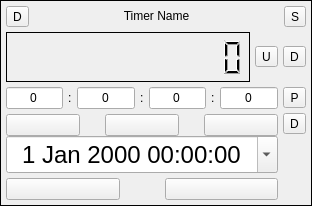
<?xml version="1.0" encoding="UTF-8"?>
<ui version="4.0">
 <class>AshmanixTimer</class>
 <widget class="QWidget" name="AshmanixTimer">
  <property name="geometry">
   <rect>
    <x>0</x>
    <y>0</y>
    <width>312</width>
    <height>206</height>
   </rect>
  </property>
  <property name="windowTitle">
   <string>Form</string>
  </property>
  <layout class="QVBoxLayout" name="verticalLayout_2" stretch="0">
   <property name="spacing">
    <number>0</number>
   </property>
   <property name="sizeConstraint">
    <enum>QLayout::SetDefaultConstraint</enum>
   </property>
   <property name="leftMargin">
    <number>0</number>
   </property>
   <property name="topMargin">
    <number>0</number>
   </property>
   <property name="rightMargin">
    <number>0</number>
   </property>
   <property name="bottomMargin">
    <number>0</number>
   </property>
   <item>
    <widget class="QWidget" name="mainTimerWidget" native="true">
     <layout class="QVBoxLayout" name="verticalLayout">
      <property name="leftMargin">
       <number>0</number>
      </property>
      <property name="topMargin">
       <number>0</number>
      </property>
      <property name="rightMargin">
       <number>0</number>
      </property>
      <property name="bottomMargin">
       <number>0</number>
      </property>
      <item>
       <widget class="QFrame" name="frame">
        <property name="frameShape">
         <enum>QFrame::Box</enum>
        </property>
        <property name="frameShadow">
         <enum>QFrame::Plain</enum>
        </property>
        <layout class="QVBoxLayout" name="verticalLayout_5" stretch="0,0,0">
         <property name="spacing">
          <number>5</number>
         </property>
         <property name="leftMargin">
          <number>5</number>
         </property>
         <property name="topMargin">
          <number>5</number>
         </property>
         <property name="rightMargin">
          <number>5</number>
         </property>
         <property name="bottomMargin">
          <number>5</number>
         </property>
         <item>
          <layout class="QHBoxLayout" name="timerTitleHLayout">
           <property name="topMargin">
            <number>0</number>
           </property>
           <item>
            <widget class="QToolButton" name="deleteToolButton">
             <property name="text">
              <string>D</string>
             </property>
            </widget>
           </item>
           <item>
            <widget class="QLabel" name="timerNameLabel">
             <property name="font">
              <font>
               <weight>50</weight>
               <bold>false</bold>
              </font>
             </property>
             <property name="text">
              <string>Timer Name</string>
             </property>
             <property name="alignment">
              <set>Qt::AlignCenter</set>
             </property>
             <property name="textInteractionFlags">
              <set>Qt::LinksAccessibleByMouse|Qt::TextSelectableByMouse</set>
             </property>
            </widget>
           </item>
           <item>
            <widget class="QToolButton" name="settingsToolButton">
             <property name="text">
              <string>S</string>
             </property>
            </widget>
           </item>
          </layout>
         </item>
         <item>
          <layout class="QHBoxLayout" name="horizontalLayout_2" stretch="1,0,0">
           <property name="topMargin">
            <number>0</number>
           </property>
           <item>
            <widget class="QLCDNumber" name="timeDisplay">
             <property name="sizePolicy">
              <sizepolicy hsizetype="Minimum" vsizetype="MinimumExpanding">
               <horstretch>0</horstretch>
               <verstretch>0</verstretch>
              </sizepolicy>
             </property>
             <property name="minimumSize">
              <size>
               <width>0</width>
               <height>30</height>
              </size>
             </property>
             <property name="maximumSize">
              <size>
               <width>16777215</width>
               <height>16777215</height>
              </size>
             </property>
             <property name="font">
              <font>
               <weight>50</weight>
               <bold>false</bold>
              </font>
             </property>
             <property name="autoFillBackground">
              <bool>true</bool>
             </property>
             <property name="frameShape">
              <enum>QFrame::Box</enum>
             </property>
             <property name="frameShadow">
              <enum>QFrame::Plain</enum>
             </property>
             <property name="smallDecimalPoint">
              <bool>false</bool>
             </property>
             <property name="digitCount">
              <number>12</number>
             </property>
             <property name="segmentStyle">
              <enum>QLCDNumber::Filled</enum>
             </property>
            </widget>
           </item>
           <item>
            <widget class="QToolButton" name="moveUpToolButton">
             <property name="text">
              <string>U</string>
             </property>
            </widget>
           </item>
           <item>
            <widget class="QToolButton" name="moveDownToolButton">
             <property name="text">
              <string>D</string>
             </property>
            </widget>
           </item>
          </layout>
         </item>
         <item>
          <widget class="QFrame" name="timerTypeFrame">
           <property name="sizePolicy">
            <sizepolicy hsizetype="Preferred" vsizetype="Maximum">
             <horstretch>0</horstretch>
             <verstretch>0</verstretch>
            </sizepolicy>
           </property>
           <property name="frameShape">
            <enum>QFrame::NoFrame</enum>
           </property>
           <layout class="QHBoxLayout" name="timeSetHLayout" stretch="0,0">
            <property name="spacing">
             <number>5</number>
            </property>
            <property name="leftMargin">
             <number>0</number>
            </property>
            <property name="topMargin">
             <number>0</number>
            </property>
            <property name="rightMargin">
             <number>0</number>
            </property>
            <property name="bottomMargin">
             <number>0</number>
            </property>
            <item>
             <widget class="QWidget" name="timerTypeWidget" native="true">
              <property name="sizePolicy">
               <sizepolicy hsizetype="Preferred" vsizetype="Preferred">
                <horstretch>0</horstretch>
                <verstretch>1</verstretch>
               </sizepolicy>
              </property>
              <layout class="QVBoxLayout" name="timeTypeHLayout" stretch="0,0">
               <property name="spacing">
                <number>0</number>
               </property>
               <property name="leftMargin">
                <number>0</number>
               </property>
               <property name="topMargin">
                <number>0</number>
               </property>
               <property name="rightMargin">
                <number>0</number>
               </property>
               <property name="bottomMargin">
                <number>0</number>
               </property>
               <item>
                <widget class="QWidget" name="periodWidget" native="true">
                 <property name="enabled">
                  <bool>true</bool>
                 </property>
                 <property name="sizePolicy">
                  <sizepolicy hsizetype="Preferred" vsizetype="Fixed">
                   <horstretch>0</horstretch>
                   <verstretch>0</verstretch>
                  </sizepolicy>
                 </property>
                 <layout class="QVBoxLayout" name="periodVL">
                  <property name="spacing">
                   <number>5</number>
                  </property>
                  <property name="leftMargin">
                   <number>0</number>
                  </property>
                  <property name="topMargin">
                   <number>0</number>
                  </property>
                  <property name="rightMargin">
                   <number>0</number>
                  </property>
                  <property name="bottomMargin">
                   <number>0</number>
                  </property>
                  <item>
                   <layout class="QHBoxLayout" name="timerLayout">
                    <item>
                     <widget class="QLineEdit" name="timerDays">
                      <property name="text">
                       <string>0</string>
                      </property>
                      <property name="alignment">
                       <set>Qt::AlignCenter</set>
                      </property>
                     </widget>
                    </item>
                    <item>
                     <widget class="QLabel" name="label">
                      <property name="sizePolicy">
                       <sizepolicy hsizetype="Preferred" vsizetype="Fixed">
                        <horstretch>0</horstretch>
                        <verstretch>0</verstretch>
                       </sizepolicy>
                      </property>
                      <property name="text">
                       <string notr="true">:</string>
                      </property>
                     </widget>
                    </item>
                    <item>
                     <widget class="QLineEdit" name="timerHours">
                      <property name="text">
                       <string>0</string>
                      </property>
                      <property name="alignment">
                       <set>Qt::AlignCenter</set>
                      </property>
                     </widget>
                    </item>
                    <item>
                     <widget class="QLabel" name="label_2">
                      <property name="sizePolicy">
                       <sizepolicy hsizetype="Preferred" vsizetype="Fixed">
                        <horstretch>0</horstretch>
                        <verstretch>0</verstretch>
                       </sizepolicy>
                      </property>
                      <property name="text">
                       <string notr="true">:</string>
                      </property>
                     </widget>
                    </item>
                    <item>
                     <widget class="QLineEdit" name="timerMinutes">
                      <property name="text">
                       <string>0</string>
                      </property>
                      <property name="alignment">
                       <set>Qt::AlignCenter</set>
                      </property>
                     </widget>
                    </item>
                    <item>
                     <widget class="QLabel" name="label_3">
                      <property name="sizePolicy">
                       <sizepolicy hsizetype="Preferred" vsizetype="Fixed">
                        <horstretch>0</horstretch>
                        <verstretch>0</verstretch>
                       </sizepolicy>
                      </property>
                      <property name="text">
                       <string notr="true">:</string>
                      </property>
                     </widget>
                    </item>
                    <item>
                     <widget class="QLineEdit" name="timerSeconds">
                      <property name="text">
                       <string>0</string>
                      </property>
                      <property name="alignment">
                       <set>Qt::AlignCenter</set>
                      </property>
                     </widget>
                    </item>
                   </layout>
                  </item>
                  <item>
                   <layout class="QHBoxLayout" name="periodHL2" stretch="1,0,1,0,1">
                    <property name="leftMargin">
                     <number>0</number>
                    </property>
                    <property name="rightMargin">
                     <number>0</number>
                    </property>
                    <item>
                     <widget class="QPushButton" name="resetButton">
                      <property name="sizePolicy">
                       <sizepolicy hsizetype="Minimum" vsizetype="Fixed">
                        <horstretch>0</horstretch>
                        <verstretch>0</verstretch>
                       </sizepolicy>
                      </property>
                      <property name="minimumSize">
                       <size>
                        <width>0</width>
                        <height>0</height>
                       </size>
                      </property>
                      <property name="text">
                       <string/>
                      </property>
                     </widget>
                    </item>
                    <item>
                     <spacer name="horizontalSpacer_2">
                      <property name="orientation">
                       <enum>Qt::Horizontal</enum>
                      </property>
                      <property name="sizeType">
                       <enum>QSizePolicy::Maximum</enum>
                      </property>
                      <property name="sizeHint" stdset="0">
                       <size>
                        <width>20</width>
                        <height>20</height>
                       </size>
                      </property>
                     </spacer>
                    </item>
                    <item>
                     <widget class="QPushButton" name="pauseButton">
                      <property name="sizePolicy">
                       <sizepolicy hsizetype="Minimum" vsizetype="Fixed">
                        <horstretch>0</horstretch>
                        <verstretch>0</verstretch>
                       </sizepolicy>
                      </property>
                      <property name="minimumSize">
                       <size>
                        <width>0</width>
                        <height>0</height>
                       </size>
                      </property>
                      <property name="text">
                       <string/>
                      </property>
                     </widget>
                    </item>
                    <item>
                     <spacer name="horizontalSpacer_3">
                      <property name="orientation">
                       <enum>Qt::Horizontal</enum>
                      </property>
                      <property name="sizeType">
                       <enum>QSizePolicy::Maximum</enum>
                      </property>
                      <property name="sizeHint" stdset="0">
                       <size>
                        <width>20</width>
                        <height>20</height>
                       </size>
                      </property>
                     </spacer>
                    </item>
                    <item>
                     <widget class="QPushButton" name="playButton">
                      <property name="sizePolicy">
                       <sizepolicy hsizetype="Minimum" vsizetype="Fixed">
                        <horstretch>0</horstretch>
                        <verstretch>0</verstretch>
                       </sizepolicy>
                      </property>
                      <property name="minimumSize">
                       <size>
                        <width>0</width>
                        <height>0</height>
                       </size>
                      </property>
                      <property name="text">
                       <string/>
                      </property>
                     </widget>
                    </item>
                   </layout>
                  </item>
                 </layout>
                </widget>
               </item>
               <item>
                <widget class="QWidget" name="datetimeWidget" native="true">
                 <property name="sizePolicy">
                  <sizepolicy hsizetype="Preferred" vsizetype="Maximum">
                   <horstretch>0</horstretch>
                   <verstretch>0</verstretch>
                  </sizepolicy>
                 </property>
                 <layout class="QVBoxLayout" name="dateTimeVL">
                  <property name="spacing">
                   <number>5</number>
                  </property>
                  <property name="leftMargin">
                   <number>0</number>
                  </property>
                  <property name="topMargin">
                   <number>0</number>
                  </property>
                  <property name="rightMargin">
                   <number>0</number>
                  </property>
                  <property name="bottomMargin">
                   <number>0</number>
                  </property>
                  <item>
                   <layout class="QHBoxLayout" name="horizontalLayout_5">
                    <property name="spacing">
                     <number>0</number>
                    </property>
                    <property name="topMargin">
                     <number>0</number>
                    </property>
                    <item>
                     <widget class="QDateTimeEdit" name="dateTimeEdit">
                      <property name="sizePolicy">
                       <sizepolicy hsizetype="MinimumExpanding" vsizetype="Fixed">
                        <horstretch>1</horstretch>
                        <verstretch>0</verstretch>
                       </sizepolicy>
                      </property>
                      <property name="font">
                       <font>
                        <pointsize>18</pointsize>
                       </font>
                      </property>
                      <property name="alignment">
                       <set>Qt::AlignCenter</set>
                      </property>
                      <property name="calendarPopup">
                       <bool>true</bool>
                      </property>
                     </widget>
                    </item>
                   </layout>
                  </item>
                  <item>
                   <layout class="QHBoxLayout" name="dateTimeHL2">
                    <item>
                     <widget class="QPushButton" name="toTimeStopButton">
                      <property name="sizePolicy">
                       <sizepolicy hsizetype="Minimum" vsizetype="MinimumExpanding">
                        <horstretch>0</horstretch>
                        <verstretch>0</verstretch>
                       </sizepolicy>
                      </property>
                      <property name="minimumSize">
                       <size>
                        <width>0</width>
                        <height>0</height>
                       </size>
                      </property>
                      <property name="text">
                       <string/>
                      </property>
                     </widget>
                    </item>
                    <item>
                     <spacer name="horizontalSpacer">
                      <property name="orientation">
                       <enum>Qt::Horizontal</enum>
                      </property>
                      <property name="sizeType">
                       <enum>QSizePolicy::Minimum</enum>
                      </property>
                      <property name="sizeHint" stdset="0">
                       <size>
                        <width>40</width>
                        <height>20</height>
                       </size>
                      </property>
                     </spacer>
                    </item>
                    <item>
                     <widget class="QPushButton" name="toTimePlayButton">
                      <property name="sizePolicy">
                       <sizepolicy hsizetype="Minimum" vsizetype="Fixed">
                        <horstretch>0</horstretch>
                        <verstretch>0</verstretch>
                       </sizepolicy>
                      </property>
                      <property name="minimumSize">
                       <size>
                        <width>0</width>
                        <height>0</height>
                       </size>
                      </property>
                      <property name="text">
                       <string/>
                      </property>
                     </widget>
                    </item>
                   </layout>
                  </item>
                 </layout>
                </widget>
               </item>
              </layout>
             </widget>
            </item>
            <item>
             <layout class="QVBoxLayout" name="toggleButtonsLayout" stretch="0,0,0">
              <property name="spacing">
               <number>5</number>
              </property>
              <property name="topMargin">
               <number>0</number>
              </property>
              <item>
               <widget class="QToolButton" name="periodToolButton">
                <property name="sizePolicy">
                 <sizepolicy hsizetype="Minimum" vsizetype="Minimum">
                  <horstretch>0</horstretch>
                  <verstretch>0</verstretch>
                 </sizepolicy>
                </property>
                <property name="text">
                 <string>P</string>
                </property>
                <property name="checkable">
                 <bool>true</bool>
                </property>
               </widget>
              </item>
              <item>
               <widget class="QToolButton" name="datetimeToolButton">
                <property name="sizePolicy">
                 <sizepolicy hsizetype="Minimum" vsizetype="Minimum">
                  <horstretch>0</horstretch>
                  <verstretch>0</verstretch>
                 </sizepolicy>
                </property>
                <property name="text">
                 <string>D</string>
                </property>
                <property name="checkable">
                 <bool>true</bool>
                </property>
               </widget>
              </item>
              <item>
               <spacer name="verticalSpacer">
                <property name="orientation">
                 <enum>Qt::Vertical</enum>
                </property>
                <property name="sizeType">
                 <enum>QSizePolicy::MinimumExpanding</enum>
                </property>
                <property name="sizeHint" stdset="0">
                 <size>
                  <width>20</width>
                  <height>1</height>
                 </size>
                </property>
               </spacer>
              </item>
             </layout>
            </item>
           </layout>
          </widget>
         </item>
        </layout>
       </widget>
      </item>
     </layout>
    </widget>
   </item>
  </layout>
 </widget>
 <resources/>
 <connections/>
</ui>
